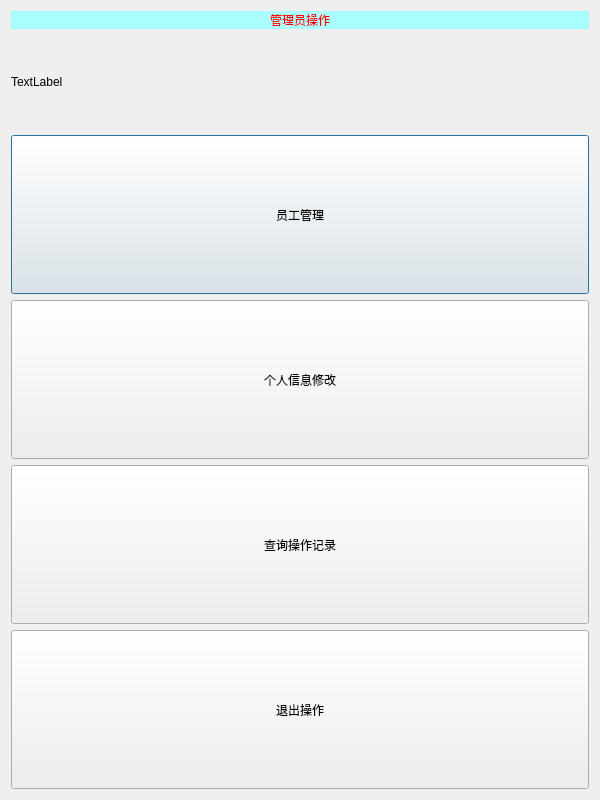
<?xml version="1.0" encoding="UTF-8"?>
<ui version="4.0">
 <class>Admin</class>
 <widget class="QDialog" name="Admin">
  <property name="geometry">
   <rect>
    <x>0</x>
    <y>0</y>
    <width>600</width>
    <height>800</height>
   </rect>
  </property>
  <property name="minimumSize">
   <size>
    <width>600</width>
    <height>800</height>
   </size>
  </property>
  <property name="maximumSize">
   <size>
    <width>600</width>
    <height>800</height>
   </size>
  </property>
  <property name="windowTitle">
   <string>管理员操作</string>
  </property>
  <layout class="QVBoxLayout" name="verticalLayout_2">
   <item>
    <widget class="QLabel" name="label">
     <property name="sizePolicy">
      <sizepolicy hsizetype="Preferred" vsizetype="Fixed">
       <horstretch>0</horstretch>
       <verstretch>0</verstretch>
      </sizepolicy>
     </property>
     <property name="styleSheet">
      <string notr="true">font: 36pt &quot;微软雅黑&quot;;
background-color: rgb(170, 255, 255);
color: rgb(255, 0, 0);</string>
     </property>
     <property name="text">
      <string>管理员操作</string>
     </property>
     <property name="alignment">
      <set>Qt::AlignCenter</set>
     </property>
    </widget>
   </item>
   <item>
    <layout class="QVBoxLayout" name="verticalLayout">
     <item>
      <spacer name="verticalSpacer">
       <property name="orientation">
        <enum>Qt::Vertical</enum>
       </property>
       <property name="sizeType">
        <enum>QSizePolicy::Fixed</enum>
       </property>
       <property name="sizeHint" stdset="0">
        <size>
         <width>20</width>
         <height>40</height>
        </size>
       </property>
      </spacer>
     </item>
     <item>
      <widget class="QLabel" name="admintext">
       <property name="sizePolicy">
        <sizepolicy hsizetype="Preferred" vsizetype="Fixed">
         <horstretch>0</horstretch>
         <verstretch>0</verstretch>
        </sizepolicy>
       </property>
       <property name="styleSheet">
        <string notr="true">font: 20pt &quot;微软雅黑&quot;;
color: </string>
       </property>
       <property name="text">
        <string>TextLabel</string>
       </property>
      </widget>
     </item>
     <item>
      <spacer name="verticalSpacer_2">
       <property name="orientation">
        <enum>Qt::Vertical</enum>
       </property>
       <property name="sizeType">
        <enum>QSizePolicy::Fixed</enum>
       </property>
       <property name="sizeHint" stdset="0">
        <size>
         <width>20</width>
         <height>40</height>
        </size>
       </property>
      </spacer>
     </item>
     <item>
      <widget class="QPushButton" name="btn_add">
       <property name="sizePolicy">
        <sizepolicy hsizetype="Minimum" vsizetype="Preferred">
         <horstretch>0</horstretch>
         <verstretch>0</verstretch>
        </sizepolicy>
       </property>
       <property name="maximumSize">
        <size>
         <width>600</width>
         <height>16777215</height>
        </size>
       </property>
       <property name="styleSheet">
        <string notr="true">font: 14pt &quot;微软雅黑&quot;;</string>
       </property>
       <property name="text">
        <string>员工管理</string>
       </property>
      </widget>
     </item>
     <item>
      <widget class="QPushButton" name="btn_donate_detail">
       <property name="sizePolicy">
        <sizepolicy hsizetype="Minimum" vsizetype="Preferred">
         <horstretch>0</horstretch>
         <verstretch>0</verstretch>
        </sizepolicy>
       </property>
       <property name="styleSheet">
        <string notr="true">font: 14pt &quot;微软雅黑&quot;;</string>
       </property>
       <property name="text">
        <string>个人信息修改</string>
       </property>
      </widget>
     </item>
     <item>
      <widget class="QPushButton" name="btn_cancel_donate">
       <property name="sizePolicy">
        <sizepolicy hsizetype="Minimum" vsizetype="Preferred">
         <horstretch>0</horstretch>
         <verstretch>0</verstretch>
        </sizepolicy>
       </property>
       <property name="styleSheet">
        <string notr="true">font: 14pt &quot;微软雅黑&quot;;</string>
       </property>
       <property name="text">
        <string>查询操作记录</string>
       </property>
      </widget>
     </item>
     <item>
      <widget class="QPushButton" name="btn_quit">
       <property name="sizePolicy">
        <sizepolicy hsizetype="Minimum" vsizetype="Preferred">
         <horstretch>0</horstretch>
         <verstretch>0</verstretch>
        </sizepolicy>
       </property>
       <property name="styleSheet">
        <string notr="true">font: 14pt &quot;微软雅黑&quot;;</string>
       </property>
       <property name="text">
        <string>退出操作</string>
       </property>
      </widget>
     </item>
    </layout>
   </item>
  </layout>
 </widget>
 <resources/>
 <connections/>
</ui>
